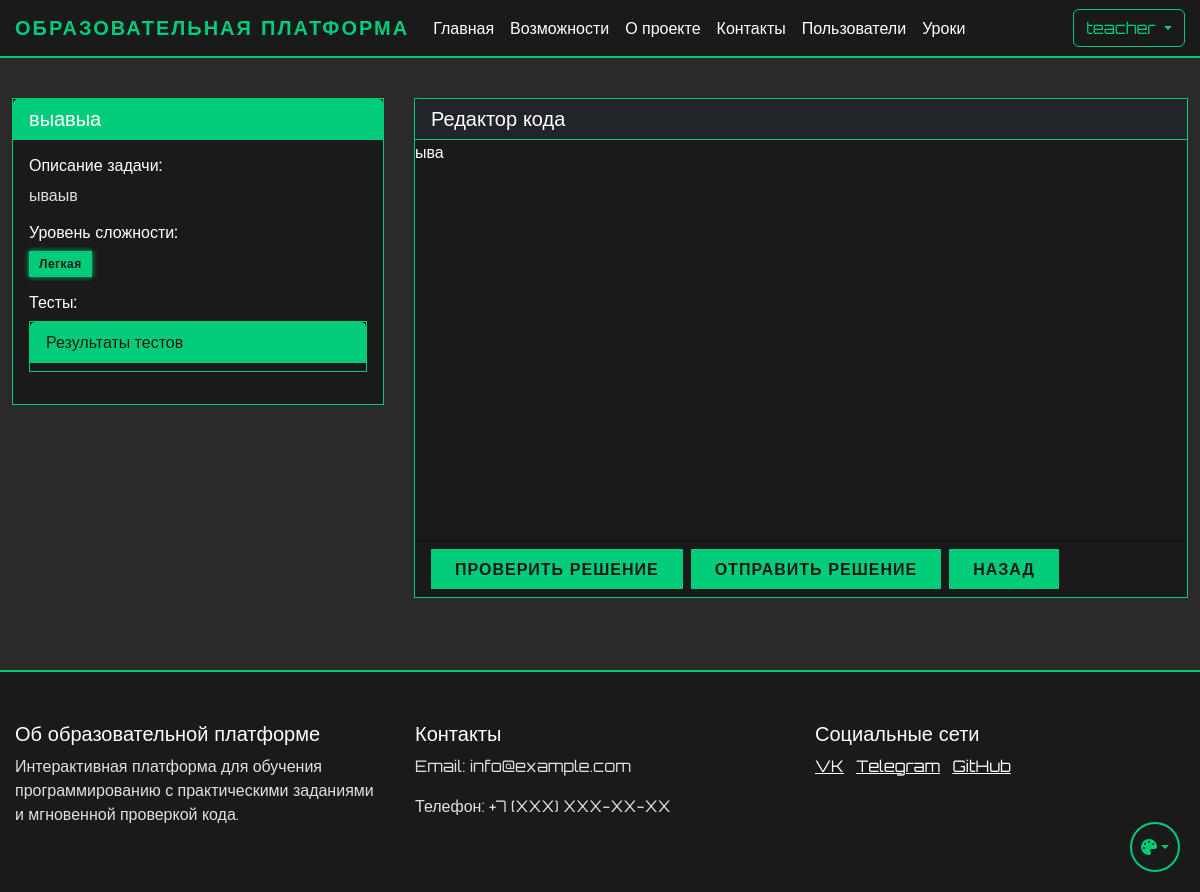
/student/lesson/1/practice/task/1 (signed in), run on an earlier commit of the app's database.
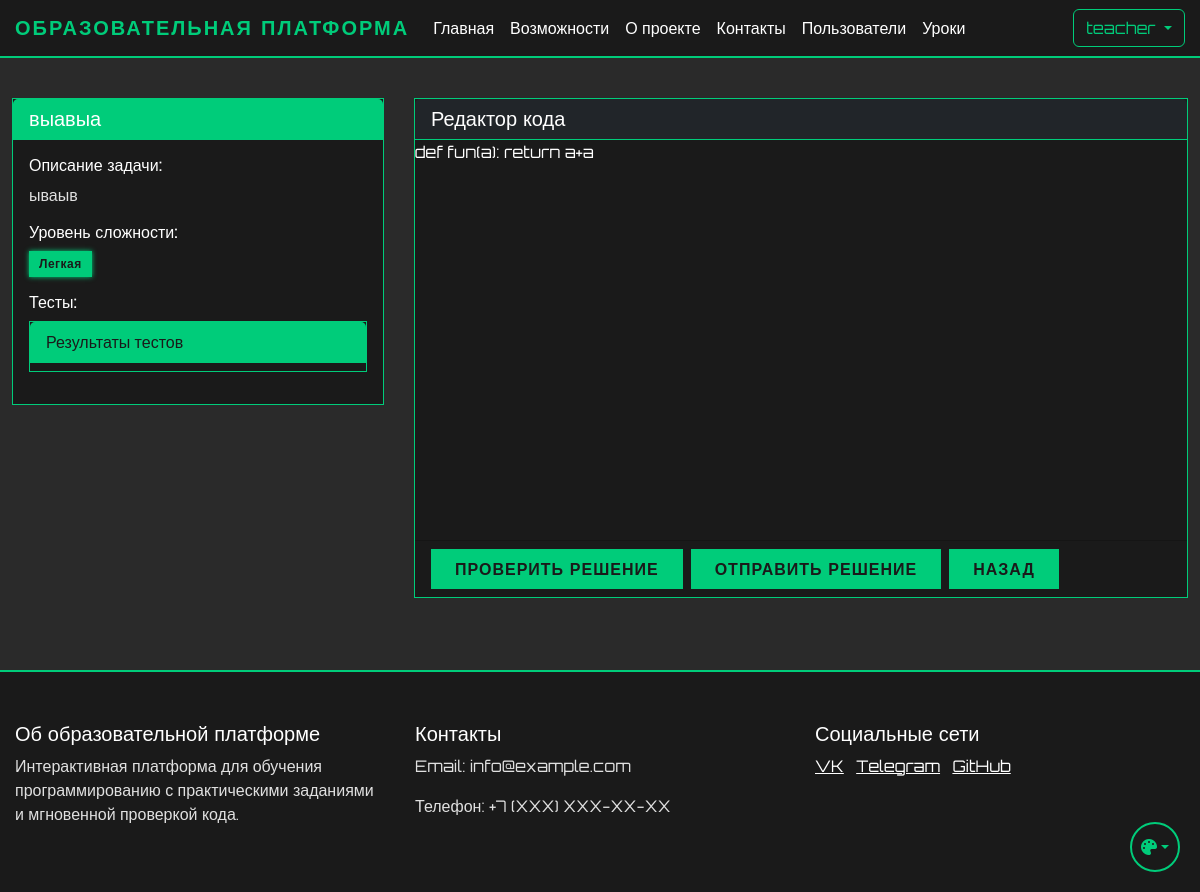
And on a later commit of the database.
### app.py (models this page shows)
class PracticeTask(db.Model):
    id = db.Column(db.Integer, primary_key=True)
    lesson_id = db.Column(db.Integer, db.ForeignKey('lesson.id', ondelete='CASCADE'), nullable=False)
    title = db.Column(db.String(200), nullable=False)
    description = db.Column(db.Text, nullable=False)
    function_name = db.Column(db.String(200), nullable=False)  # Название функции
    initial_code = db.Column(db.Text)  # Начальный код для задачи
    order_number = db.Column(db.Integer, nullable=False)
    is_required = db.Column(db.Boolean, default=False)
    tests = db.relationship('TaskTest', backref='task', lazy=True, cascade='all, delete-orphan', passive_deletes=True)

class Solution(db.Model):
    id = db.Column(db.Integer, primary_key=True)
    user_id = db.Column(db.Integer, db.ForeignKey('user.id'), nullable=False)
    task_id = db.Column(db.Integer, db.ForeignKey('practice_task.id'), nullable=False)
    code = db.Column(db.Text, nullable=False)
    is_correct = db.Column(db.Boolean, nullable=False)
    created_at = db.Column(db.DateTime, default=db.func.now())

### app.py (the view)
@app.route('/student/lesson/<int:lesson_id>/practice/task/<int:task_id>')
@login_required
def view_practice_task(lesson_id, task_id):
    task = PracticeTask.query.get_or_404(task_id)
    lesson = Lesson.query.get_or_404(lesson_id)
    last_solution = Solution.query.filter_by(
        user_id=current_user.id,
        task_id=task_id
    ).order_by(Solution.created_at.desc()).first()
    comments = []
    if last_solution:
        comments = SolutionComment.query.filter_by(
            solution_id=last_solution.id
        ).order_by(SolutionComment.created_at.desc()).all()
    initial_code = last_solution.code if last_solution else task.initial_code
    return render_template('student/practice_task.html',
                         task=task,
                         lesson=lesson,
                         user_code=initial_code,
                         comments=comments)

### app.py (called while the page is built)
@login_manager.user_loader
def load_user(user_id):
    return db.session.get(User, int(user_id))

### templates/student/practice_task.html (shortened to what this page needs)
{% extends "base.html" %}
{% block extra_css %}
<link rel="stylesheet" href="{{ url_for('static', filename='css/copy-protection.css') }}">
{% endblock %}
{% block content %}
<div class="container-fluid mt-4">
    <div class="row">
        <div class="col-md-4">
            <div class="card mb-4">
                <div class="card-header bg-primary text-white">
                    <h5 class="mb-0">{{ task.title }}</h5>
                </div>
                <div class="card-body">
                    <div class="task-description protected-content">
                        <h6>Описание задачи:</h6>
                        <p>{{ task.description|safe }}</p>
                    </div>
                    <div class="mb-3">
                        <h6>Уровень сложности:</h6>
                        <span class="badge {% if task.order_number <= 2 %}bg-success{% elif task.order_number <= 4 %}bg-warning{% else %}bg-danger{% endif %}">
                            {% if task.order_number <= 2 %}Легкая
                            {% elif task.order_number <= 4 %}Средняя
                            {% else %}Сложная
                            {% endif %}
                        </span>
                    </div>
                    <div class="mb-3">
                        <h6>Тесты:</h6>
                        <div class="card">
                            <div class="card-header bg-primary text-white">
                                Результаты тестов
                            </div>
                            <div class="card-body p-0">
                                <div id="test-results" style="max-height: 300px; overflow-y: auto; padding: 4px; font-size: 1em;">
                                </div>
                            </div>
                        </div>
                    </div>
                </div>
            </div>
        </div>
        <div class="col-md-8">
            <div class="card mb-4">
                <div class="card-header bg-dark text-white">
                    <h5 class="mb-0">Редактор кода</h5>
                </div>
                <div class="card-body p-0">
                    <div id="editor" style="height: 400px;">{{ user_code }}</div>
                </div>
                <div class="card-footer d-flex justify-content-start">
                    <button id="run-tests" class="btn btn-primary px-4 py-2 me-2">Проверить решение</button>
                    <button id="submit-solution" class="btn btn-primary px-4 py-2 me-2">Отправить решение</button>
                    <a href="{{ url_for('view_practice_tasks', lesson_id=task.lesson_id) }}" class="btn btn-primary px-4 py-2">Назад</a>
                </div>
            </div>
        </div>
    </div>
</div>
{% endblock %}

What changed in the data, as far as the page shows it:
added Solution: code "def fun(a): return a+a"
Also different on the page:
{{ user_code }}: "ыва" → "def fun(a): return a+a"
